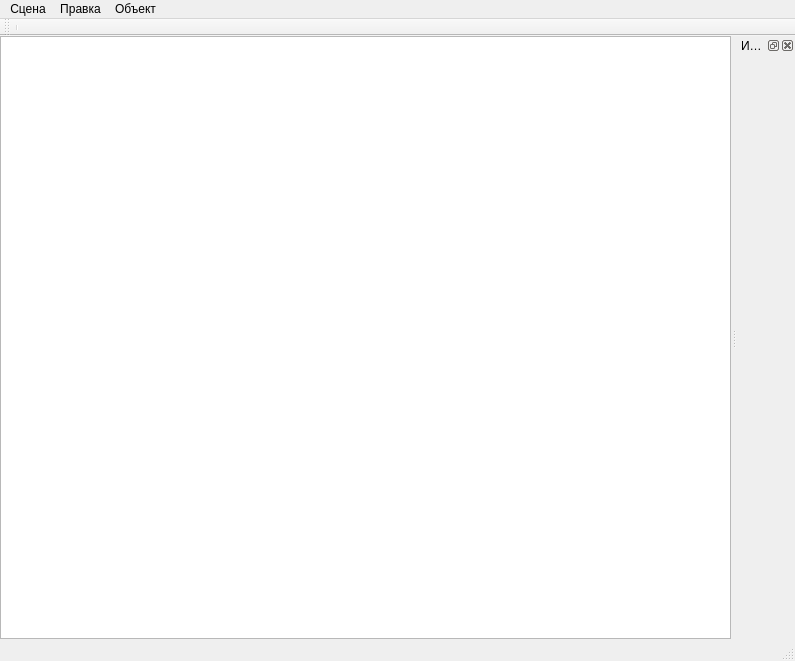
<?xml version="1.0" encoding="UTF-8"?>
<ui version="4.0">
 <class>MainWindowClass</class>
 <widget class="QMainWindow" name="MainWindowClass">
  <property name="geometry">
   <rect>
    <x>0</x>
    <y>0</y>
    <width>795</width>
    <height>661</height>
   </rect>
  </property>
  <property name="windowTitle">
   <string>MainWindow</string>
  </property>
  <widget class="QWidget" name="centralWidget">
   <layout class="QGridLayout" name="gridLayout">
    <property name="leftMargin">
     <number>0</number>
    </property>
    <property name="topMargin">
     <number>0</number>
    </property>
    <property name="rightMargin">
     <number>0</number>
    </property>
    <property name="bottomMargin">
     <number>0</number>
    </property>
    <property name="spacing">
     <number>0</number>
    </property>
    <item row="0" column="0">
     <widget class="QGraphicsView" name="mainViewport">
      <property name="verticalScrollBarPolicy">
       <enum>Qt::ScrollBarAlwaysOff</enum>
      </property>
      <property name="horizontalScrollBarPolicy">
       <enum>Qt::ScrollBarAlwaysOff</enum>
      </property>
     </widget>
    </item>
   </layout>
  </widget>
  <widget class="QMenuBar" name="menuBar">
   <property name="geometry">
    <rect>
     <x>0</x>
     <y>0</y>
     <width>795</width>
     <height>21</height>
    </rect>
   </property>
   <property name="defaultUp">
    <bool>false</bool>
   </property>
   <widget class="QMenu" name="menu">
    <property name="title">
     <string>Сцена</string>
    </property>
    <addaction name="action"/>
    <addaction name="action_2"/>
    <addaction name="action_3"/>
   </widget>
   <widget class="QMenu" name="menu_2">
    <property name="title">
     <string>Правка</string>
    </property>
    <addaction name="action_4"/>
    <addaction name="action_5"/>
    <addaction name="separator"/>
    <addaction name="action_8"/>
    <addaction name="action_6"/>
   </widget>
   <widget class="QMenu" name="menu_3">
    <property name="title">
     <string>Объект</string>
    </property>
    <widget class="QMenu" name="menu_4">
     <property name="title">
      <string>Добавить...</string>
     </property>
     <addaction name="separator"/>
     <addaction name="action_11"/>
     <addaction name="action_12"/>
    </widget>
    <addaction name="menu_4"/>
    <addaction name="action_13"/>
    <addaction name="action_14"/>
   </widget>
   <addaction name="menu"/>
   <addaction name="menu_2"/>
   <addaction name="menu_3"/>
  </widget>
  <widget class="QToolBar" name="mainToolBar">
   <attribute name="toolBarArea">
    <enum>TopToolBarArea</enum>
   </attribute>
   <attribute name="toolBarBreak">
    <bool>false</bool>
   </attribute>
   <addaction name="separator"/>
  </widget>
  <widget class="QStatusBar" name="statusBar"/>
  <widget class="QDockWidget" name="dockWidget_4">
   <property name="windowTitle">
    <string>Иерархия объектов</string>
   </property>
   <attribute name="dockWidgetArea">
    <number>2</number>
   </attribute>
   <widget class="QWidget" name="dockWidgetContents_9">
    <layout class="QGridLayout" name="gridLayout_5">
     <property name="leftMargin">
      <number>0</number>
     </property>
     <property name="topMargin">
      <number>0</number>
     </property>
     <property name="rightMargin">
      <number>0</number>
     </property>
     <property name="bottomMargin">
      <number>0</number>
     </property>
     <property name="spacing">
      <number>0</number>
     </property>
    </layout>
   </widget>
  </widget>
  <action name="action">
   <property name="text">
    <string>Создать новую</string>
   </property>
  </action>
  <action name="action_2">
   <property name="text">
    <string>Загрузить</string>
   </property>
  </action>
  <action name="action_3">
   <property name="text">
    <string>Сохранить</string>
   </property>
  </action>
  <action name="action_4">
   <property name="text">
    <string>Отменить</string>
   </property>
  </action>
  <action name="action_5">
   <property name="text">
    <string>Повторить</string>
   </property>
  </action>
  <action name="action_6">
   <property name="text">
    <string>Снять выделение</string>
   </property>
  </action>
  <action name="action_8">
   <property name="text">
    <string>Выделить все</string>
   </property>
  </action>
  <action name="action_11">
   <property name="text">
    <string>Каркасный куб</string>
   </property>
  </action>
  <action name="action_12">
   <property name="text">
    <string>Камеру</string>
   </property>
  </action>
  <action name="action_13">
   <property name="text">
    <string>Загрузить</string>
   </property>
  </action>
  <action name="action_14">
   <property name="text">
    <string>Сохранить?</string>
   </property>
  </action>
 </widget>
 <layoutdefault spacing="6" margin="11"/>
 <resources>
  <include location="MainWindow.qrc"/>
 </resources>
 <connections/>
</ui>
